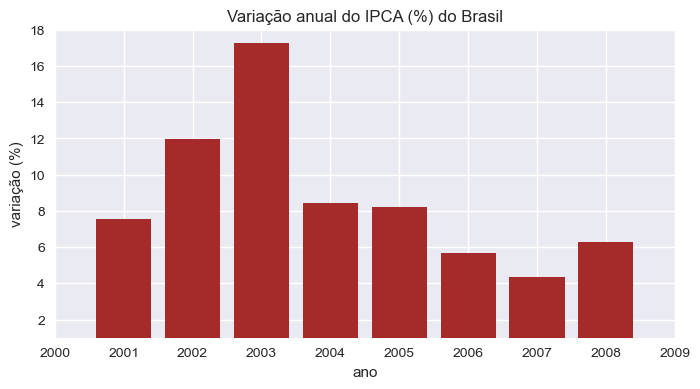

Source code (Python):
#!/usr/bin/env python
# coding: utf-8

# In[1]:


import basedosdados as bd

# Para carregar o dado direto no pandas
import pandas as pd
df = bd.read_table(dataset_id='br_ibge_ipca15',
table_id='mes_brasil',
billing_project_id="bustling-walker-349821")


# In[3]:


print (df)


# In[4]:


df.rename(columns={'mes':'mês', 'indice':'índice', 'variacao_mensal':'variação mensal'}, inplace = True)


# In[6]:


df.head(10)


# In[8]:


df.loc[:, 'ano':'índice']


# In[9]:


inf2=df.loc[:,['ano', 'mês', 'índice', 'variação mensal', 'variacao_doze_meses']]


# In[10]:


print (inf2)


# In[11]:


inf01a08=inf2.loc[8:100]


# In[ ]:





# In[12]:


df.loc[1:40]


# In[13]:


inf01a08.head()


# In[14]:


inf01a08.describe()


# In[15]:


a = inf01a08['ano']
i = inf01a08['índice']
j = inf01a08['variacao_doze_meses']
v = inf01a08['variação mensal']
y = [2001, 2002, 2003, 2004]


# In[1]:


import matplotlib.pyplot as plt
import seaborn as sns
plt.style.use('seaborn-darkgrid')


# In[115]:


plt.figure (figsize=(8,4))
plt.bar (a, j, color='brown')
plt.ylabel ('variação (%)')
plt.xlabel('ano')
plt.title ('Variação anual do IPCA (%) do Brasil')
plt.style.library['seaborn-darkgrid']
plt.axis ([2000, 2009, 1, 18])

plt.show()


# In[120]:


plt.figure (figsize=(10,5))
plt.plot (a,j, color='grey')


# In[61]:


plt.plot(j,j**2)


# In[20]:


yy=[int(i) for i in y]
print (yy)


# In[21]:


import matplotlib.pyplot as plt
import numpy as np


# In[22]:


hist(v)


# In[23]:


import matplotlib.pyplot as plt
get_ipython().run_line_magic('pinfo', 'plt.plot')


# In[24]:


import pandas as pd
import seaborn as sns


# In[113]:


sns.relplot(x='variacao_anual', y='variacao_doze_meses', data=df, hue='variacao_anual')


# In[114]:


plt.plot(j)


# In[78]:


plt.style.available


# In[112]:


plt.style.use('seaborn-darkgrid')


# In[ ]:





# In[ ]:





# In[ ]:





# In[121]:


get_ipython().system('pip install python-bcb')


# In[122]:


import numpy as np
import pandas as pd
import matplotlib.pyplot as plt
import seaborn as sns


# In[123]:


from bcb import sgs
selic = sgs.get({'selic':432}, start = '2010-01-01')


# In[ ]:
